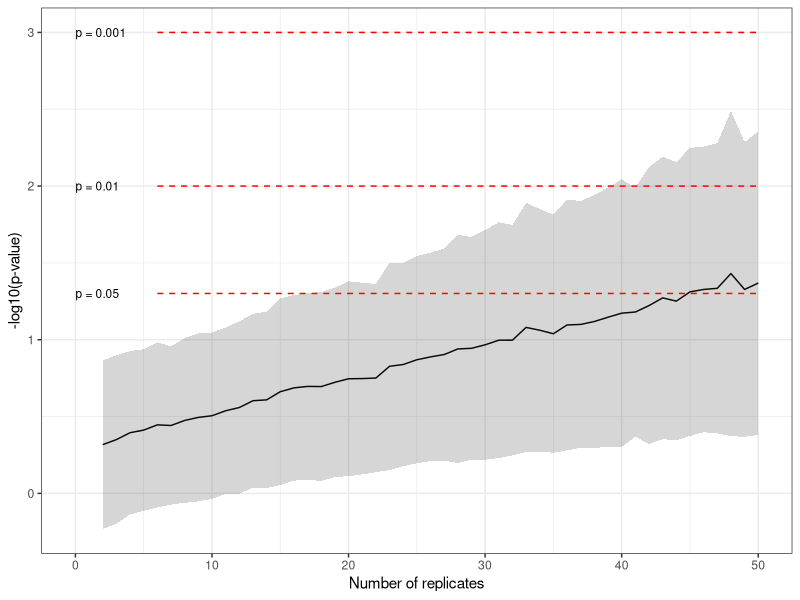

This figure's R source:
library(ggplot2)

ctrl.mean <- 1
ctrl.sd <- 0.1
treated.mean <- 1.1
treated.sd <- 0.22

# Function that repeats t-test a number of times (rpt) with given sample size, means and sds.
# Returns a list of p-values from the test

tsim <- function(rpt, n, mean1, sd1, mean2, sd2) {
  pvals <- NULL
  pvals <- replicate(rpt, t.test(rnorm(n,mean1,sd1), y = rnorm(n,mean2,sd2))$p.value)

  return(pvals)
}

# Iterate through sample sizes and run the tsim function
# Returns data frame with list of mean p-values at a given sample size

n_range <- 2:50
res <- NULL

for (i in n_range) {
  sim <- tsim(1000, i, ctrl.mean, ctrl.sd, treated.mean, treated.sd)
  res <- rbind(res, cbind(i, mean(sim), sd(sim)))
}

res <- as.data.frame(res)

# Plot the result

ggplot(res, aes(x=i, y=-log10(V2))) +
  geom_line() +
  geom_ribbon(aes(ymin=-log10(V2)-log10(V3), ymax=-log10(V2)+log10(V3)), alpha = 0.2) +
  annotate("segment", x = 6, xend = max(n_range), y = -log10(0.05), yend = -log10(0.05), colour = "red", linetype = "dashed") +
  annotate("text",  x = 0, y=-log10(0.05), label= "p = 0.05", hjust=0, size=3) +
  annotate("segment", x = 6, xend = max(n_range), y = -log10(0.01), yend = -log10(0.01), colour = "red", linetype = "dashed") +
  annotate("text",  x = 0, y=-log10(0.01), label= "p = 0.01", hjust=0, size=3) +
  annotate("segment", x = 6, xend = max(n_range), y = -log10(0.001), yend = -log10(0.001), colour = "red", linetype = "dashed") +
  annotate("text",  x = 0, y=-log10(0.001), label= "p = 0.001", hjust=0, size=3) +
  xlab("Number of replicates") +
  ylab("-log10(p-value)") +
  theme_bw()
